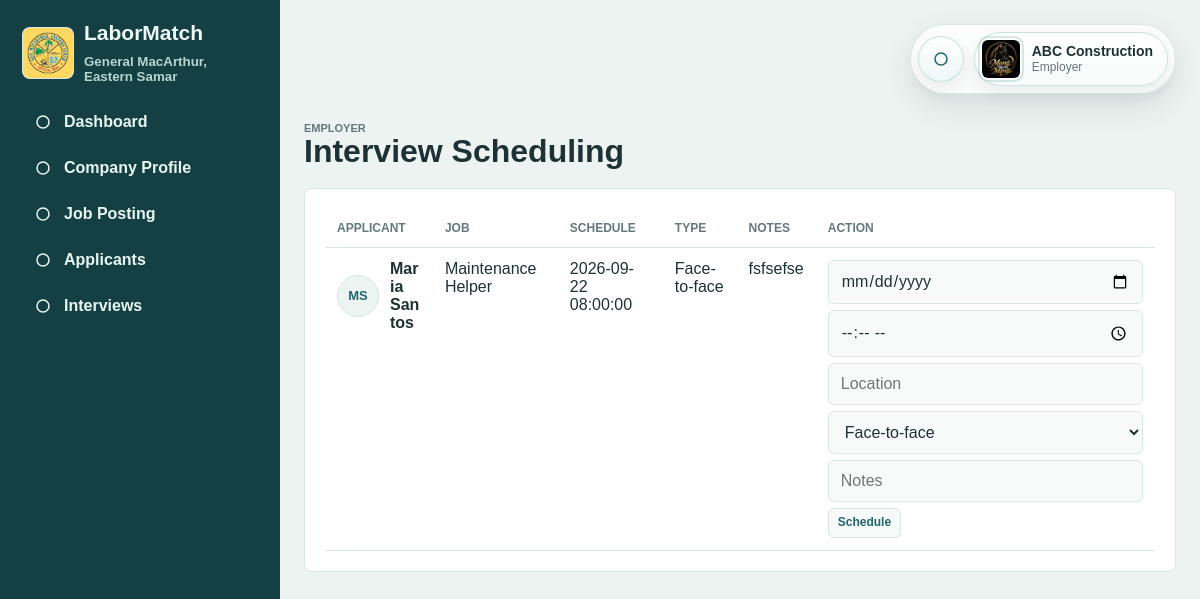
/employer/interviews.php (signed in), run on the app's committed database.
### tables this page shows
CREATE TABLE `users` (
  `id` int(11) NOT NULL,
  `barangay_id` int(11) DEFAULT NULL,
  `name` varchar(140) NOT NULL,
  `email` varchar(140) NOT NULL,
  `password_hash` varchar(255) NOT NULL,
  `role` enum('municipal_admin','barangay_admin','employer','jobseeker') NOT NULL,
  `contact_number` varchar(40) DEFAULT NULL,
  `profile_photo` varchar(255) DEFAULT NULL,
  `status` enum('pending','active','verified','suspended','rejected') NOT NULL DEFAULT 'pending',
  `email_verified_at` datetime DEFAULT NULL,
  `created_at` datetime NOT NULL DEFAULT current_timestamp(),
  `updated_at` datetime DEFAULT NULL
);

CREATE TABLE `applications` (
  `id` int(11) NOT NULL,
  `job_id` int(11) NOT NULL,
  `jobseeker_id` int(11) NOT NULL,
  `resume_path` varchar(255) DEFAULT NULL,
  `status` enum('applied','screening','shortlisted','interview','hired','rejected') NOT NULL DEFAULT 'applied',
  `match_score` int(11) NOT NULL DEFAULT 0,
  `interview_date` date DEFAULT NULL,
  `interview_time` time DEFAULT NULL,
  `interview_location` varchar(180) DEFAULT NULL,
  `interview_type` enum('Face-to-face','Online','Phone Interview') DEFAULT NULL,
  `interview_notes` text DEFAULT NULL,
  `hiring_result` varchar(120) DEFAULT NULL,
  `created_at` datetime NOT NULL DEFAULT current_timestamp(),
  `updated_at` datetime DEFAULT NULL
);

CREATE TABLE `jobs` (
  `id` int(11) NOT NULL,
  `employer_id` int(11) NOT NULL,
  `barangay_id` int(11) DEFAULT NULL,
  `title` varchar(180) NOT NULL,
  `description` text NOT NULL,
  `category` varchar(120) NOT NULL,
  `required_skills` text DEFAULT NULL,
  `education_requirement` varchar(140) DEFAULT NULL,
  `experience_years` int(11) NOT NULL DEFAULT 0,
  `salary_min` decimal(10,2) DEFAULT NULL,
  `salary_max` decimal(10,2) DEFAULT NULL,
  `employment_type` enum('Full-Time','Part-Time','Contractual','Temporary','Internship','Work From Home') NOT NULL,
  `vacancies` int(11) NOT NULL DEFAULT 1,
  `location` varchar(180) DEFAULT NULL,
  `contact_info` varchar(180) DEFAULT NULL,
  `deadline` date DEFAULT NULL,
  `status` enum('draft','pending','approved','active','rejected','closed','archived','expired') NOT NULL DEFAULT 'draft',
  `rejection_reason` varchar(255) DEFAULT NULL,
  `created_at` datetime NOT NULL DEFAULT current_timestamp(),
  `updated_at` datetime DEFAULT NULL
);

### includes/page_start.php (called while the page is built, shortened)
<?php
require_once __DIR__ . '/auth.php';
require __DIR__ . '/header.php';
require __DIR__ . '/sidebar.php';
?>

### config/database.php (called while the page is built, shortened)
<?php
require_once __DIR__ . '/app.php';
function db(): PDO
{
    static $pdo = null;
    if ($pdo instanceof PDO) {
        return $pdo;
    }
    $dsn = 'mysql:host=' . DB_HOST . ';dbname=' . DB_NAME . ';charset=utf8mb4';
    $pdo = new PDO($dsn, DB_USER, DB_PASS, [
        PDO::ATTR_ERRMODE => PDO::ERRMODE_EXCEPTION,
        PDO::ATTR_DEFAULT_FETCH_MODE => PDO::FETCH_ASSOC,
    ]);
    return $pdo;
}

### includes/auth.php (called while the page is built, shortened)
<?php
require_once __DIR__ . '/functions.php';
function current_user(): ?array
{
    return fetch_one('SELECT u.*, b.name AS barangay_name FROM users u LEFT JOIN barangays b ON b.id = u.barangay_id WHERE u.id = ?', [(int) $_SESSION['user_id']]);
}
function require_login(array $roles = []): array
{
    ensure_schema_loaded_message();
    $user = current_user();
    return $user;
}
function role_home(string $role): string
{
    return match ($role) {
        'municipal_admin', 'barangay_admin' => 'admin/dashboard.php',
        'employer' => 'employer/dashboard.php',
        'jobseeker' => 'jobseeker/dashboard.php',
        default => 'index.php',
    };
}

### config/app.php (called while the page is built, shortened)
<?php
function app_base_url(): string
{
    $script = str_replace('\\', '/', dirname($_SERVER['SCRIPT_NAME'] ?? ''));
    $script = preg_replace('#/(admin|auth|employer|jobseeker|public|database)$#', '', $script);
    return rtrim($script ?: '', '/');
}
function url(string $path = ''): string
{
    $base = app_base_url();
    return $base . '/' . ltrim($path, '/');
}

### employer/interviews.php (the view, shortened to what this page needs)
<?php
require_once __DIR__ . '/../includes/auth.php';
$user = require_login(['employer']);
$sectionLastViewedAt = badge_opened((int) $user['id'], 'employer/interviews.php');
$employer = fetch_one('SELECT * FROM employers WHERE user_id = ?', [(int) $user['id']]);
$apps = fetch_all("SELECT a.*, COALESCE(a.updated_at, a.created_at) AS changed_at, u.name AS applicant, js.profile_photo, j.title AS job_title FROM applications a JOIN job_seekers js ON js.id = a.jobseeker_id JOIN users u ON u.id = js.user_id JOIN jobs j ON j.id = a.job_id WHERE j.employer_id = ? AND a.status IN ('shortlisted','interview') ORDER BY a.interview_date IS NULL DESC, a.interview_date ASC", [$employer['id']]);
require __DIR__ . '/../includes/page_start.php';
?>
<section class="page-head"><div><span class="eyebrow">Employer</span><h1>Interview Scheduling</h1></div></section>
<section class="panel"><div class="table-wrap"><table><thead><tr><th>Applicant</th><th>Job</th><th>Schedule</th><th>Type</th><th>Notes</th><th>Action</th></tr></thead><tbody>
<?php foreach ($apps as $app): ?>
  <tr>
    <td><div class="identity"><?= avatar($app['profile_photo'] ?? null, $app['applicant']) ?><div><strong><?= item_new_dot($app['changed_at'] ?? null, $sectionLastViewedAt) ?><?= e($app['applicant']) ?></strong></div></div></td><td><?= e($app['job_title']) ?></td><td><?= e($app['interview_date']) ?> <?= e($app['interview_time']) ?></td><td><?= e($app['interview_type']) ?></td><td><?= e($app['interview_notes']) ?></td>
    <td><form method="post" class="inline-form"><input type="hidden" name="application_id" value="<?= (int) $app['id'] ?>"><input type="date" name="interview_date" required><input type="time" name="interview_time" required><input name="interview_location" placeholder="Location"><select name="interview_type"><option>Face-to-face</option><option>Online</option><option>Phone Interview</option></select><input name="interview_notes" placeholder="Notes"><button class="mini" type="submit">Schedule</button></form></td>
  </tr>
<?php endforeach; ?>
</tbody></table></div></section>
<?php require __DIR__ . '/../includes/footer.php'; ?>

### includes/sidebar.php (shortened to what this page needs)
<?php
$user = $user ?? current_user();
$role = $user['role'] ?? 'guest';
$nav = [];
$accountImage = null;
$navCounts = [];
if ($role === 'municipal_admin') {
    $accountImage = APP_LOGO_PATH;
    $nav = [
        'admin/dashboard.php' => 'Dashboard',
        'admin/users.php' => 'Job Seekers',
        'admin/barangay_admins.php' => 'Barangay Admins',
        'admin/employers.php' => 'Employers',
        'admin/jobs.php' => 'Job Management',
        'admin/applications.php' => 'Applications',
        'admin/skills.php' => 'Skills Database',
        'admin/trainings.php' => 'Training',
        'admin/barangays.php' => 'Barangay Monitoring',
        'admin/reports.php' => 'Reports',
        'admin/announcements.php' => 'Announcements',
        'admin/audit_logs.php' => 'Audit Logs',
    ];
    $navCounts = [
        'admin/users.php' => badge_count_new((int) $user['id'], 'admin/users.php', "SELECT COUNT(*) total FROM users u LEFT JOIN job_seekers js ON js.user_id = u.id WHERE u.role = 'jobseeker' AND (u.status IN ('pending','active') OR js.verification_status = 'pending') AND GREATEST(COALESCE(u.updated_at, u.created_at, '1970-01-01 00:00:00'), COALESCE(js.updated_at, js.created_at, '1970-01-01 00:00:00')) > ?"),
        'admin/barangay_admins.php' => badge_count_new((int) $user['id'], 'admin/barangay_admins.php', "SELECT COUNT(*) total FROM users WHERE role = 'barangay_admin' AND status IN ('pending','active') AND COALESCE(updated_at, created_at) > ?"),
        'admin/employers.php' => badge_count_new((int) $user['id'], 'admin/employers.php', "SELECT COUNT(*) total FROM employers e JOIN users u ON u.id = e.user_id WHERE e.verification_status = 'pending' AND GREATEST(COALESCE(e.updated_at, e.created_at, '1970-01-01 00:00:00'), COALESCE(u.updated_at, u.created_at, '1970-01-01 00:00:00')) > ?"),
        'admin/jobs.php' => badge_count_new((int) $user['id'], 'admin/jobs.php', "SELECT COUNT(*) total FROM jobs WHERE status = 'pending' AND COALESCE(updated_at, created_at) > ?"),
        'admin/applications.php' => badge_count_new((int) $user['id'], 'admin/applications.php', "SELECT COUNT(*) total FROM applications WHERE status IN ('applied','screening','shortlisted','interview') AND COALESCE(updated_at, created_at) > ?"),
        'admin/audit_logs.php' => badge_count_new((int) $user['id'], 'admin/audit_logs.php', 'SELECT COUNT(*) total FROM activity_logs WHERE DATE(created_at) = CURDATE() AND created_at > ?'),
        'notifications.php' => (int) fetch_one('SELECT COUNT(*) total FROM notifications WHERE user_id = ? AND is_seen = 0', [(int) $user['id']])['total'],
    ];
} elseif ($role === 'employer') {
    $accountImage = fetch_one('SELECT logo_path FROM employers WHERE user_id = ?', [(int) $user['id']])['logo_path'] ?? null;
    $sidebarEmployer = fetch_one('SELECT id FROM employers WHERE user_id = ?', [(int) $user['id']]);
    $employerId = (int) ($sidebarEmployer['id'] ?? 0);
    $nav = [
        'employer/dashboard.php' => 'Dashboard',
        'employer/company.php' => 'Company Profile',
        'employer/jobs.php' => 'Job Posting',
        'employer/applicants.php' => 'Applicants',
        'employer/interviews.php' => 'Interviews',
    ];
    $navCounts = [
        'employer/jobs.php' => badge_count_new((int) $user['id'], 'employer/jobs.php', "SELECT COUNT(*) total FROM jobs WHERE employer_id = ? AND status IN ('draft','pending','rejected') AND COALESCE(updated_at, created_at) > ?", [$employerId]),
        'employer/applicants.php' => badge_count_new((int) $user['id'], 'employer/applicants.php', "SELECT COUNT(*) total FROM applications a JOIN jobs j ON j.id = a.job_id WHERE j.employer_id = ? AND a.status IN ('applied','screening','shortlisted') AND COALESCE(a.updated_at, a.created_at) > ?", [$employerId]),
        'employer/interviews.php' => badge_count_new((int) $user['id'], 'employer/interviews.php', "SELECT COUNT(*) total FROM applications a JOIN jobs j ON j.id = a.job_id WHERE j.employer_id = ? AND a.status = 'interview' AND COALESCE(a.updated_at, a.created_at) > ?", [$employerId]),
        'notifications.php' => (int) fetch_one('SELECT COUNT(*) total FROM notifications WHERE user_id = ? AND is_seen = 0', [(int) $user['id']])['total'],
    ];
}
$navIcons = [
    'admin/dashboard.php' => 'dashboard',
    'admin/users.php' => 'users',
    'admin/barangay_admins.php' => 'user-plus',
    'admin/employers.php' => 'building',
    'admin/jobs.php' => 'briefcase',
    'admin/applications.php' => 'file',
    'admin/skills.php' => 'spark',
    'admin/trainings.php' => 'graduation',
    'admin/barangays.php' => 'map',
    'admin/reports.php' => 'chart',
    'admin/announcements.php' => 'megaphone',
    'admin/audit_logs.php' => 'activity',
    'notifications.php' => 'bell',
    'admin/settings.php' => 'settings',
    'employer/dashboard.php' => 'dashboard',
    'employer/company.php' => 'building',
    'employer/jobs.php' => 'briefcase',
    'employer/applicants.php' => 'users',
    'employer/interviews.php' => 'bell',
    'jobseeker/dashboard.php' => 'dashboard',
    'jobseeker/profile.php' => 'users',
    'jobseeker/jobs.php' => 'briefcase',
    'jobseeker/recommended.php' => 'spark',
    'jobseeker/applications.php' => 'file',
    'jobseeker/saved_jobs.php' => 'briefcase',
    'jobseeker/training.php' => 'graduation',
];
$accountType = ucwords(str_replace('_', ' ', $role));
$accountAvatarClass = in_array($role, ['municipal_admin', 'employer'], true) ? 'avatar logo-avatar' : 'avatar';
?>
<aside class="sidebar">
  <a class="brand" href="<?= url(role_home($role)) ?>">
    <img class="brand-logo" src="<?= url(APP_LOGO_PATH) ?>" alt="<?= APP_MUNICIPALITY ?> official seal">
    <strong>LaborMatch</strong>
    <small><?= APP_MUNICIPALITY ?>, <?= APP_PROVINCE ?></small>
  </a>
  <nav>
    <?php foreach ($nav as $path => $label): ?>
      <?php $count = (int) ($navCounts[$path] ?? 0); ?>
      <a href="<?= url($path) ?>"><?= icon($navIcons[$path] ?? 'spark') ?><span class="nav-label"><?= e($label) ?></span><?php if ($count > 0): ?><span class="nav-count"><?= $count > 99 ? '99+' : $count ?></span><?php endif; ?></a>
    <?php endforeach; ?>
  </nav>
</aside>
<main class="main">
  <header class="topbar">
    <div class="topbar-actions">
      <a class="top-icon-button" href="<?= url('notifications.php') ?>" aria-label="Notifications" title="Notifications">
        <?= icon('bell') ?>
      </a>
      <div class="account-menu">
        <button class="account-toggle" type="button" data-account-toggle aria-expanded="false" aria-haspopup="true">
          <?= avatar($accountImage, $user['name'] ?? 'Guest', $accountAvatarClass) ?>
          <span>
            <strong><?= e($user['name'] ?? 'Guest') ?></strong>
            <small><?= e($accountType) ?></small>
          </span>
        </button>
      </div>
    </div>
  </header>

### includes/functions.php (shortened to what this page needs)
<?php
require_once __DIR__ . '/../config/database.php';
function e(?string $value): string
{
    return htmlspecialchars((string) $value, ENT_QUOTES, 'UTF-8');
}
function initials(?string $name): string
{
    $name = trim((string) $name);
    $words = preg_split('/\s+/', $name);
    $letters = '';
    foreach ($words as $word) {
        if ($word !== '') {
            $letters .= strtoupper(substr($word, 0, 1));
        }
        if (strlen($letters) >= 2) {
            break;
        }
    }
    return $letters ?: 'GM';
}
function avatar(?string $path, ?string $name, string $class = 'avatar'): string
{
    $safeClass = preg_replace('/[^a-zA-Z0-9_\-\s]/', '', $class) ?: 'avatar';
    $displayName = trim((string) $name) ?: 'Account';
    if ($path) {
        return '<span class="' . e($safeClass) . '"><img src="' . url($path) . '" alt="' . e($displayName) . ' profile image"></span>';
    }
    return '<span class="' . e($safeClass) . ' avatar-fallback" aria-hidden="true">' . e(initials($displayName)) . '</span>';
}
function icon(string $name, string $class = 'icon'): string
{
    $safeClass = preg_replace('/[^a-zA-Z0-9_\-\s]/', '', $class) ?: 'icon';
    $path = $paths[$name] ?? '<circle cx="12" cy="12" r="8"/>';
    return '<svg class="' . e($safeClass) . '" aria-hidden="true" focusable="false" viewBox="0 0 24 24" fill="none" stroke="currentColor" stroke-width="2" stroke-linecap="round" stroke-linejoin="round">' . $path . '</svg>';
}
function fetch_one(string $sql, array $params = []): ?array
{
    $stmt = db()->prepare($sql);
    $stmt->execute($params);
    $row = $stmt->fetch(PDO::FETCH_ASSOC);
    return $row ?: null;
}
function fetch_all(string $sql, array $params = []): array
{
    $stmt = db()->prepare($sql);
    $stmt->execute($params);
    return $stmt->fetchAll(PDO::FETCH_ASSOC);
}
function ensure_schema_loaded_message(): void
{
    try {
        db()->query('SELECT 1 FROM users LIMIT 1');
    } catch (Throwable $exception) {
        die('Database is not ready. Import database/labormatch_db.sql into XAMPP MySQL first.');
    }
}

### data on the page
users: name "ABC Construction", role "Employer"
applications: users.name "MS", users.name "Maria Santos", job.title "Maintenance Helper", interview_date "2026-09-22", interview_time "08:00:00", interview_type "Face-to-face", interview_notes "fsfsefse"

### other printed values
APP_MUNICIPALITY "General MacArthur"
APP_PROVINCE "Eastern Samar"
$label "Dashboard"
$label "Company Profile"
$label "Job Posting"
$label "Applicants"
$label "Interviews"
